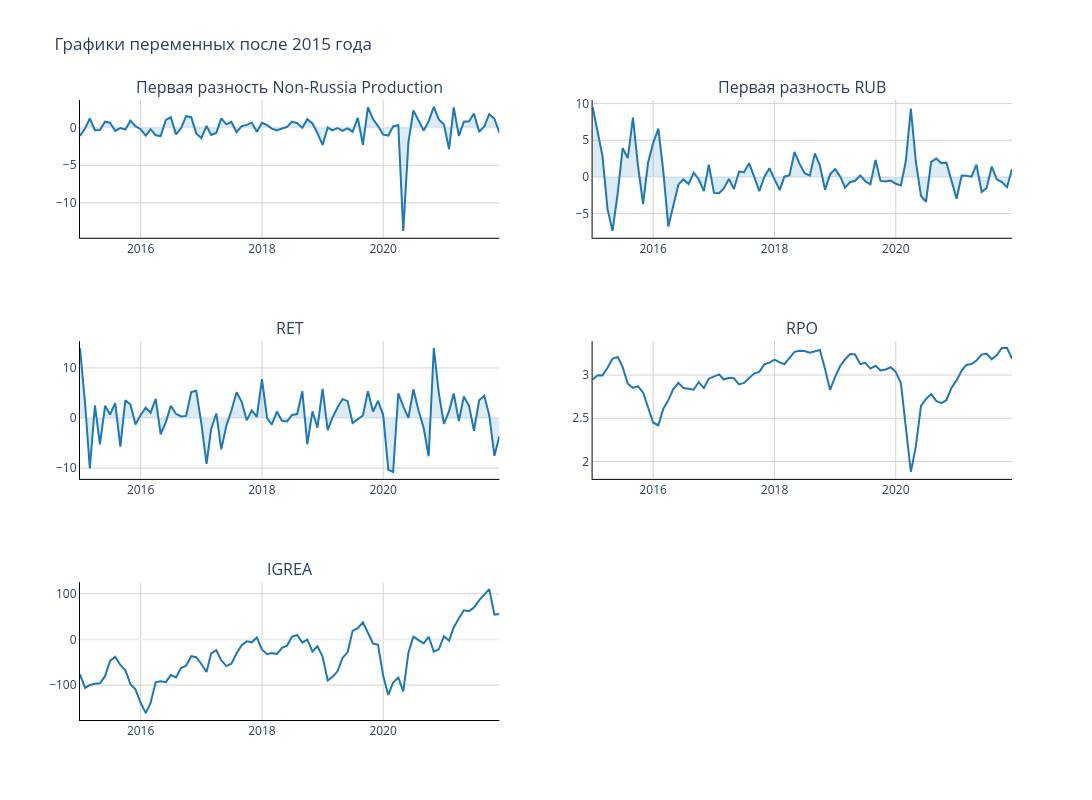

Source (notebook cell):
### Code cell
from plotly.subplots import make_subplots
import plotly.graph_objects as go
import plotly.io as pio

# ==========================================================
# СЕТКА ДЛЯ ДАННЫХ ПОСЛЕ 2015 ГОДА
# ==========================================================

fig = make_subplots(
    rows=3,
    cols=2,
    subplot_titles=[
        "Первая разность Non-Russia Production",
        "Первая разность RUB",
        "RET",
        "RPO",
        "IGREA",
        ""
    ]
)

# Первая разность Non-Russia Production
add_series(
    fig, 1, 1,
    dataset_cur["date"],
    dataset_cur["delta_non_rus"],
    "Первая разность Non-Russia"
)

# Первая разность RUB
add_series(
    fig, 1, 2,
    dataset_cur["date"],
    dataset_cur["rub_diff"],
    "Первая разность RUB"
)

# RET
add_series(
    fig, 2, 1,
    dataset_cur["date"],
    dataset_cur["ret_t"],
    "RET"
)

# RPO
add_series(
    fig, 2, 2,
    dataset_cur["date"],
    dataset_cur["rpo"],
    "RPO",
    fill=False
)

# IGREA
add_series(
    fig, 3, 1,
    dataset_cur["date"],
    dataset_cur["IGREA"],
    "IGREA",
    fill=False
)

fig.update_layout(
    title="Графики переменных после 2015 года",
    template="plotly_white",
    height=800,
    width=1200,
    hovermode="x unified"
)

fig.show()

pio.write_image(
    fig,
    "../russian_paper_results/graphs/post_2015_variables.png",
    scale=2
)
